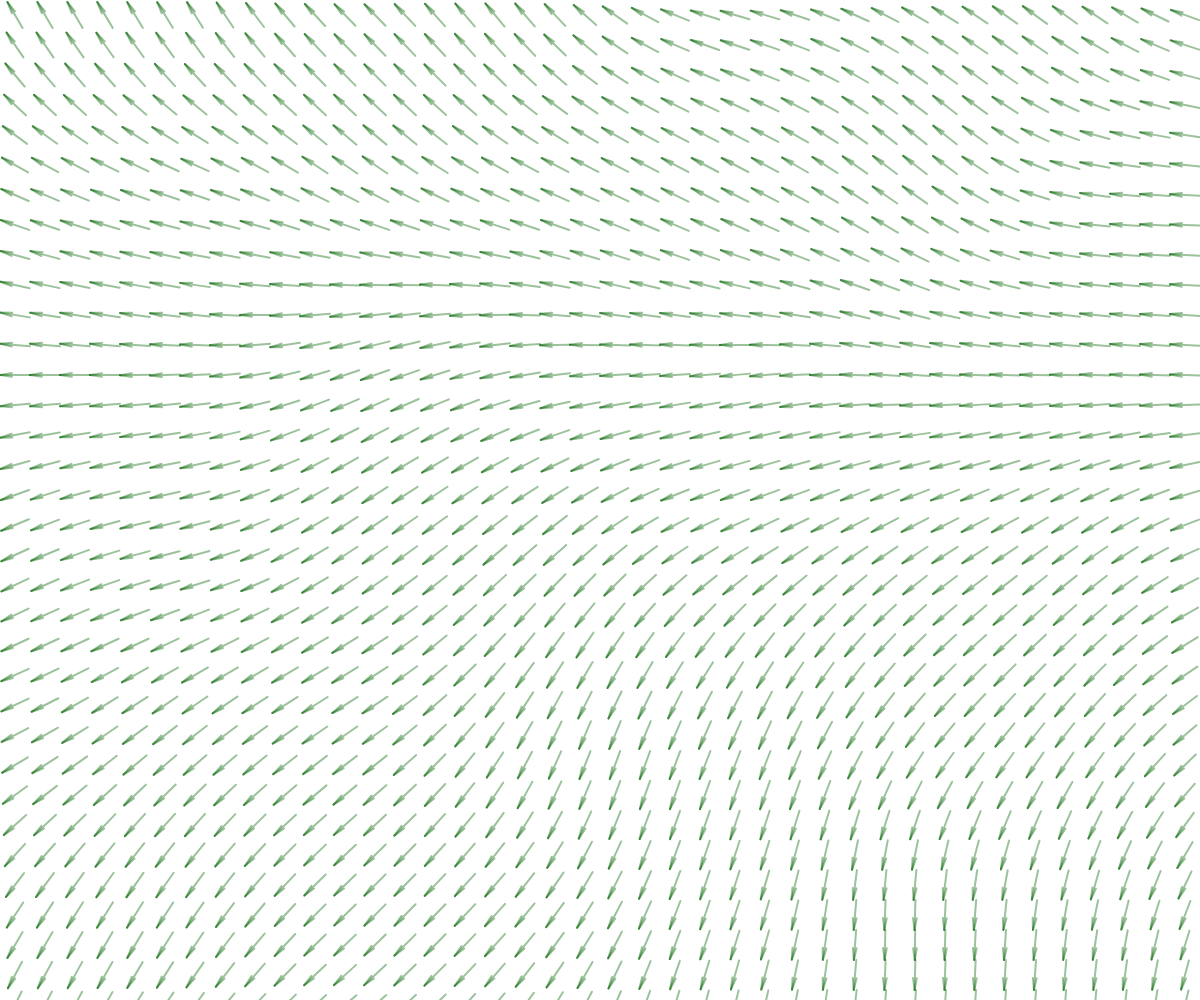
Frame 1 (no input)
Frame 60 (no input): identical to frame 1, image omitted
Frame 120 (the mouse pressed at the canvas centre since frame 60): identical to frame 1, image omitted

The p5.js sketch that drew this single still picture (run headless with seeded random() and noise() and a simulated clock; from frame 60 on, the mouse is pressed at the canvas centre):

// p5.js sketch
// ── sketch.js
class Arrow{
  constructor(pos,len,angle){
    this.pos = pos.copy();
    this.len = len;
    this.angle = angle;

    this.isChosed = false;

    this.perlinX = 0;
    this.perlinY = 1;
  }

  update(){
    push();
      translate(this.pos.x,this.pos.y);
      rotate(this.angle);
      let p1 = createVector(1,0).mult(this.len/2);
      let p2 = createVector(1,0).mult(-this.len/2);
      strokeCap(ROUND);
      strokeJoin(ROUND);
      if(this.isChosed){
        strokeWeight(10);
      }else{
        strokeWeight(2);
      }
      stroke(0,100,0,100);
      line(p1.x,p1.y,p2.x,p2.y);

      let d = 12;
      let lAng = Math.PI - Math.PI/20;
      push();
        translate(p1.x,p1.y);
        rotate(lAng);
        line(0,0,d,0);
      pop();
      push();
        translate(p1.x,p1.y);
        rotate(-lAng);
        line(0,0,d,0);
      pop();
    pop();
  }

  setAngle(angle){
    this.angle = angle;
  }

  getAngle(){
    return this.angle;
  }

  getPos(){
    return this.pos.copy();
  }
}

class Flow{
  constructor(cellSize){
    this.width = width;
    this.height = height;

    this.cellSize = cellSize;
    this.rows = Math.ceil(this.height/this.cellSize);
    this.cols = Math.ceil(this.width/this.cellSize);
    this.arrows = [];
    this.createArrows();
    this.drawGrid();
  }

  createArrows(){
    let deltaXY = this.cellSize/2;

    for(let i = 0;i < this.rows;i ++){
      let arr = [];
      for(let j = 0;j < this.cols;j ++){
        let arrow = new Arrow(createVector(j * this.cellSize+deltaXY,i * this.cellSize+deltaXY),this.cellSize,random(0,Math.PI * 2));
        arr.push(arrow);
      }
      this.arrows.push(arr);
    }
  }

  drawGrid(){
    noFill();
    stroke(255,30,30,240);
    for(let i = 0;i < this.cols;i ++){
      line(i * this.cellSize,0,i * this.cellSize,this.height);
    }
    for(let i = 0;i < this.rows;i ++){
      line(0,i * this.cellSize,this.width,i * this.cellSize);
    }
  }

  getArrowAngle(x,y){
    let arrow = this.getArrow(x,y);
    return arrow ? arrow.getAngle() : -Infinity;
  }

  getArrow(x,y){
    let i = 0;
    let j = 0;
    j = Math.floor(x / this.cellSize);
    i = Math.floor(y / this.cellSize);
    if(!this.arrows[i] || !this.arrows[i][j]) return null;
    return this.arrows[i][j];
  }

  effectByMouse(){
    let mousePos = createVector(mouseX,mouseY);
    for(let i = 0;i < this.rows;i ++){
      for(let j = 0;j < this.cols;j ++){
        let arrow = this.arrows[i][j];
        let angle = p5.Vector.sub(mousePos,arrow.getPos());
        arrow.setAngle(angle.heading());
      }
    }
  }

  effectByPerlinNoise(){
    let xoff = 0;
    for(let i = 0;i < this.rows;i ++){
      let yoff = 0;
      xoff += 0.02;
      for(let j = 0;j < this.cols;j ++){
        yoff += 0.02;
        let rand = noise(xoff,yoff);
        let angle = map(rand,0,1,0,Math.PI*2);
        let arrow = this.arrows[i][j];
        arrow.setAngle(angle);
      }
    }
  }


  update(){
    for(let i = 0;i < this.rows;i ++){
      for(let j = 0;j < this.cols;j ++){
        let arrow = this.arrows[i][j];
        arrow.update();
      }
    }
  }

  display(){

  }
}

let flow;
function setup() {
  createCanvas(windowWidth,windowHeight);
  flow = new Flow(30);
  flow.effectByPerlinNoise();
}

function draw() {
  background(255);
  // flow.effectByMouse();
  flow.update();
  flow.display();
}

// function mousePressed(){
//   let arrow = flow.getArrow(mouseX,mouseY);
//   arrow.isChosed = true;
// }
